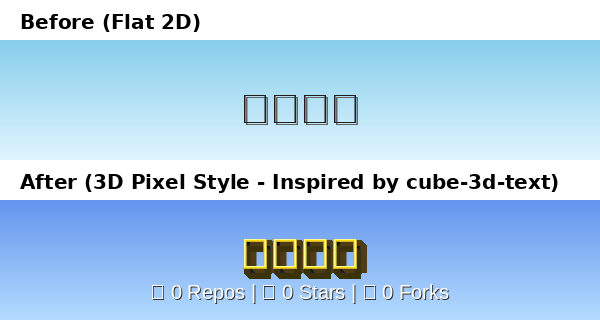
#> input picture comparison_3d_text.png, 600 x 320 px
$ python -i render_typewriter.py   (imports and definitions only)
#> lines starting #> are read from the running program, lines starting #| are printed output that depends on the picture; after the words box and inside, x2 and y2 are one past the last pixel; in counts of white or black regions, pixels touching at a corner belong together
#> further down, picture is the input picture: PIL image 600x320 RGB; mean R, G, B 176.7, 208.5, 235.6
#!/usr/bin/env python3
"""Render the profile's Markdown, images, source and exact GIF size.

Install profile/requirements.txt, Chromium and Noto Sans / Noto Sans Mono.
Run from the repository root: python profile/render_typewriter.py
The GIF scrolls this file verbatim; gif_codec.py is the reusable encoder.
"""

import argparse
import base64
import mimetypes
import random
import re
import shutil
import struct
import subprocess
import tempfile
import textwrap
from pathlib import Path
from urllib.parse import unquote, urlparse
from urllib.request import urlopen

import mistune
from bs4 import BeautifulSoup
from gif_codec import PALETTE, STATS, encode_frame
from PIL import Image, ImageChops, ImageDraw, ImageFont

W, H, M = 448, 96, 18
FRAME_MS, README_STEP, SOURCE_STEP = 40, 6, 11
LIMIT = 1024 * 1024
SENTENCES = (
    "AI is terrible. I had to dig through a pile of junk to piece together something usable.",
    "AI is powerful, so I used AI to build these things.",
    "I am terrible, so I use AI to make these things.",
    "I am strong. Yes — I am strong.",
)
CSS = f"""
*{{box-sizing:border-box}}
body{{margin:0;background:#000;color:#fff;font:10px/1.35 'Noto Sans',sans-serif}}
main{{margin:8px {M}px;overflow-wrap:anywhere;display:flow-root}}
h1,h2,h3,h4,p,ul,ol,pre{{margin:0 0 5px}}
h1,h2{{font-size:15px}} h3,h4{{font-size:12px}} ul,ol{{padding-left:16px}}
a{{color:inherit;text-decoration:underline}}
pre,code{{font:9px/1.3 'Noto Sans Mono',monospace;white-space:pre-wrap}}
img{{display:block;max-width:100%;max-height:90px;object-fit:contain;margin:auto}}
"""


# [55 lines left out: function document, not called in this run]


def indexed(im, smooth=False):
#> called with smooth = False
    levels = [0 if v < 40 else 1 if v < 125 else 2 if v < 210 else 3 for v in range(256)]
    gray = im.convert("L").point(levels if smooth else [3 * int(v >= 85) for v in range(256)])
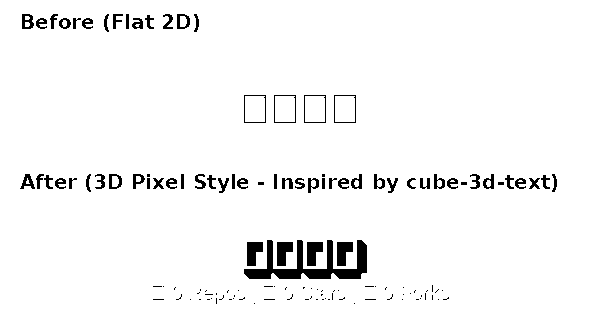
#> gray: PIL image 600x320 L; values 0 (black) and 3 (white), 96.2% white; 132 black regions (70 under 20 px), largest, box (x1, y1, x2, y2) and area: (244, 240, 367, 279) 1878, (247, 242, 263, 266) 286, (277, 242, 293, 266) 286
    if im.mode == "RGB":
        r, _, b = im.split()
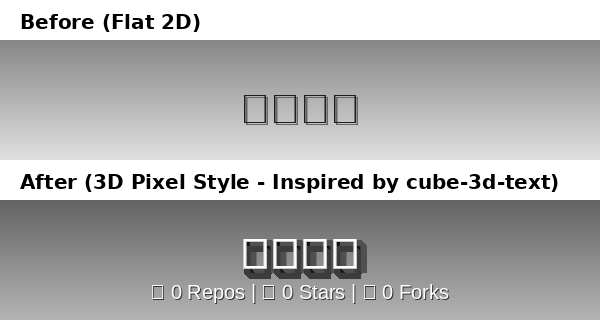
#> r: PIL image 600x320 L; min 0, max 255, mean 176.7
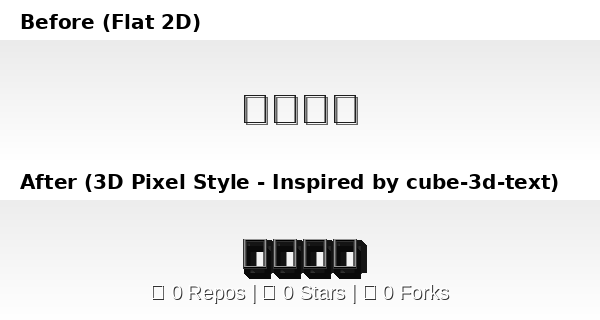
#> b: PIL image 600x320 L; min 0, max 255, mean 235.6
        warm = ImageChops.subtract(r, b).point(lambda v: 255 if v > 45 else 0)
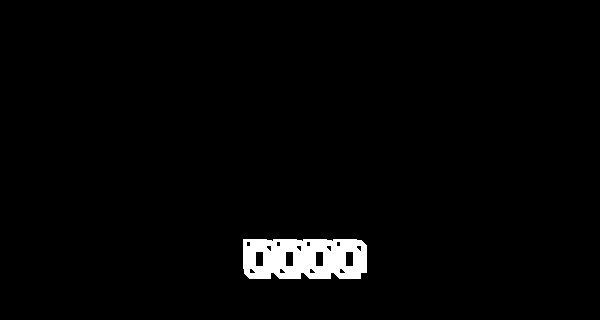
#> warm: PIL image 600x320 L; 2.2% white; 1 white region, box (x1, y1, x2, y2) and area: (243, 239, 367, 279) 4202
        gray.paste(4, mask=warm)
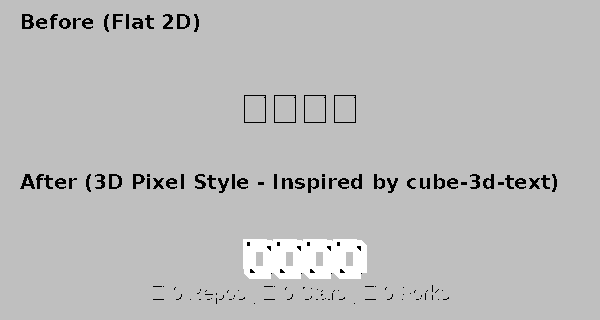
#> gray: PIL image 600x320 L; min 0, max 4, mean 2.95; drawn with min black and max white
    return gray


# [110 lines left out: functions source, positions, render, not called in this run]


# [14 lines not run here, left out]

>>> from PIL import Image
>>> picture = Image.open('../comparison_3d_text.png')
>>> result = indexed(picture)
